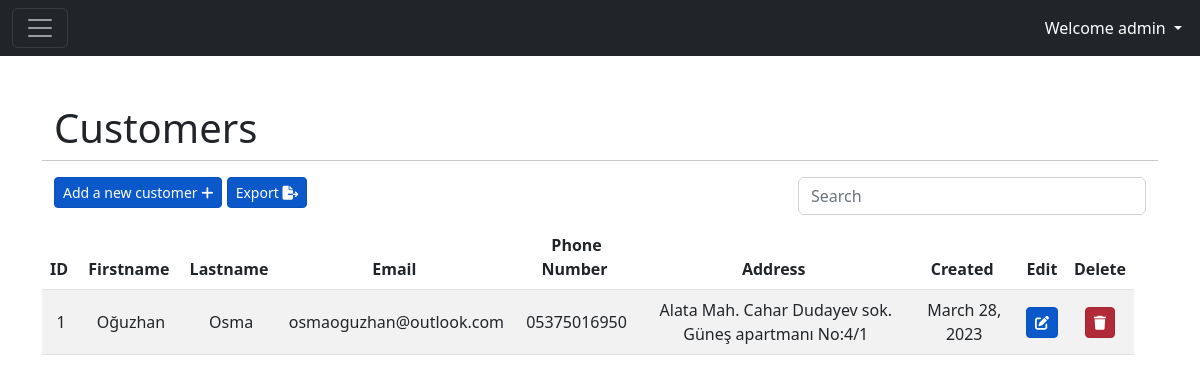
The page /customers/ (signed in) on the database its author committed.
### customer/models.py (models this page shows, shortened)
class Customer(models.Model):
    name = models.CharField(max_length=100)
    surname = models.CharField(max_length=100)
    email = models.EmailField()
    phone = models.CharField(max_length=100)
    address = models.CharField(max_length=100)
    created = models.DateField(auto_now_add=True)

### customer/views.py (the view, shortened to what this page needs)
# urls.py: path('customers/', views.CustomerListView.as_view(), name='customers.list'),
class CustomerListView(LoginRequiredMixin, ListView):
    model = Customer
    template_name = 'table_template.html'
    context_object_name = 'table_data'
    extra_context = {
        'header_data': [
            {'id': 'id', 'header': 'ID'},
            {'id': 'name', 'header': 'Firstname'},
            {'id': 'surname', 'header': 'Lastname'},
            {'id': 'email', 'header': 'Email'},
            {'id': 'phone', 'header': 'Phone Number'},
            {'id': 'address', 'header': 'Address'},
            {'id': 'created', 'header': 'Created'}
        ],
        'title': 'Customers',
        'create_path': 'create/',
        'update_path': 'update/',
        'delete_action': 'customer',
        'not_found_text': 'No customers found!',
        'add_new_text': 'Add a new customer'
    }
    login_url = settings.LOGIN_URL
    def get_queryset(self):
        query, order_by, value = queryParser.queryParser(self, 'name')
        return Customer.objects.all().order_by(order_by)

### utils/queryParser.py (called while the page is built)
def queryParser(self, default):
    query = self.request.GET.get('query')
    order_by = self.request.GET.get('order_by')
    value = self.request.GET.get('value')
    if order_by is None or order_by == '':
        order_by = default
    if value is None or value == '':
        value = 'asc'
    if value == 'desc':
        order_by = '-' + order_by
    return query, order_by, value

### static/templates/table_template.html (shortened to what this page needs)
{% extends "base.html" %}
{% load static %}
{% block content %}
    <div class="container">
        <div class="row">
            <div class="col-12" style="text-align: left">
                <h1>{{ title }}</h1>
            </div>
            <hr/>
        </div>
        <div class="row">
            <div class="col-8" style="text-align: left">
                <a href="{{ request.path }}{{ create_path }}" class="btn btn-primary btn-sm active" role="button"
                   aria-pressed="true">{{ add_new_text }}
                    <i class="fas fa-plus"></i>
                </a>
                <a onclick="exportTable()" class="btn btn-primary btn-sm active"
                   role="button"
                   aria-pressed="true">Export
                    <i class="fas fa-file-export"></i>
                </a>
            </div>
            <div class="col-4" style="text-align: right">
                <form method="get">
                    <input type="search" class="form-control rounded" placeholder="Search" aria-label="Search"
                           aria-describedby="search-addon" name="query"/>
                </form>
            </div>
        </div>
        <div class="row">
            <div class="row table-responsive" style="margin-top: 10px">
                <table class="table table-striped" id="tableToExport">
                    <thead>
                    <tr>
                        {% for data in header_data %}
                            <th scope="col">{{ data.header }}&nbsp;
                            </th>
                        {% endfor %}
                        <th scope="col">Edit</th>
                        <th scope="col">Delete</th>
                    </tr>
                    </thead>
                    <tbody>
                    {% for data in table_data.values %}
                        <tr>
                            {% for value in data.values %}
                                <td class="align-middle">{{ value }} </td>
                            {% endfor %}
                            <td class="align-middle">
                                <a href="{{ request.path }}{{ data.id }}/{{ update_path }}"
                                   class="btn btn-primary btn-sm active"
                                   role="button"><i
                                        class="fas fa-edit"></i></a>
                            </td>
                            <td class="align-middle">
                                <form> {% csrf_token %}
                                    <a class="btn btn-danger btn-sm active" role="button"
                                       onclick="deleteAction('{{ delete_action }}' ,{{ data.id }})"><i
                                            class="fas fa-trash"></i></a>
                                </form>
                            </td>
                        </tr>
                    {% empty %}
                        <tr>
                            <td colspan="7" style="text-align: center">{{ not_found_text }}</td>
                        </tr>
                    {% endfor %}
                    </tbody>
                </table>
            </div>
        </div>
    </div>
{% endblock %}

### static/templates/base.html (shortened to what this page needs)
{% load static %}
<!doctype html>
<html>
<head>
    <link rel="stylesheet" href="{% static 'css/style.css' %}">
    <link rel="stylesheet" href="https://cdn.jsdelivr.net/npm/bootstrap@5.2.3/dist/css/bootstrap.min.css"
>
    <link rel="stylesheet" href="https://use.fontawesome.com/releases/v5.15.4/css/fontawesome.css"
/>
    <link rel="stylesheet" href="https://cdn.jsdelivr.net/npm/sweetalert2@11.7.3/dist/sweetalert2.min.css">
    <link rel="stylesheet" href="https://cdnjs.cloudflare.com/ajax/libs/font-awesome/6.3.0/css/all.min.css">
</head>
<body>
<nav class="navbar navbar-dark bg-dark">
    {% if user.is_authenticated %}
        <div class="col-md-6">
            <div class="container-fluid">
                <button class="navbar-toggler" type="button" data-bs-toggle="collapse"
                        data-bs-target="#navbarToggleExternalContent" aria-controls="navbarToggleExternalContent"
                        aria-expanded="false" aria-label="Toggle navigation">
                    <span class="navbar-toggler-icon"></span>
                </button>
            </div>
        </div>
    {% else %}
        <div class="col-md-6"></div>
    {% endif %}
    <div class="col-md-6">
        <div class="d-flex justify-content-end" style="margin-right: 5px">
            {% if user.is_authenticated %}
                <div class="dropdown">
                    <button class="btn btn-dark dropdown-toggle" type="button" id="dropdownMenuButton"
                            data-bs-toggle="dropdown" aria-expanded="false">
                        Welcome {{ user.username }}
                    </button>
                </div>
            {% endif %}
        </div>
    </div>
</nav>
<div class="my-5 text-center container">
    {% block content %}
    {% endblock %}
</div>
</body>
</html>

### rows shown on the page
Customer: values "1" "Oğuzhan" "Osma" "osmaoguzhan@outlook.com" "05375016950" "Alata Mah. Cahar Dudayev sok. Güneş apartmanı No:4/1" "March 28, 2023"

### other values the page prints
{{ user.username }} "admin"
{{ title }} "Customers"
{{ add_new_text }} "Add a new customer"
{{ data.header }} "ID" "Firstname" "Lastname" "Email" "Phone Number" "Address" "Created"
